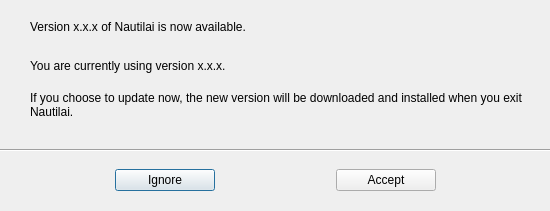
<?xml version="1.0" encoding="UTF-8"?>
<ui version="4.0">
 <class>AutoUpdate</class>
 <widget class="QDialog" name="AutoUpdate">
  <property name="geometry">
   <rect>
    <x>0</x>
    <y>0</y>
    <width>550</width>
    <height>211</height>
   </rect>
  </property>
  <property name="windowTitle">
   <string>Update Available</string>
  </property>
  <property name="modal">
   <bool>true</bool>
  </property>
  <widget class="QWidget" name="verticalLayoutWidget">
   <property name="geometry">
    <rect>
     <x>30</x>
     <y>10</y>
     <width>501</width>
     <height>111</height>
    </rect>
   </property>
   <layout class="QVBoxLayout" name="verticalLayout">
    <item>
     <widget class="QLabel" name="version">
      <property name="text">
       <string>Version x.x.x of Nautilai is now available.</string>
      </property>
     </widget>
    </item>
    <item>
     <widget class="QLabel" name="current">
      <property name="text">
       <string>You are currently using version x.x.x.</string>
      </property>
     </widget>
    </item>
    <item>
     <widget class="QLabel" name="label">
      <property name="text">
       <string>If you choose to update now, the new version will be downloaded and installed when you exit Nautilai.</string>
      </property>
      <property name="wordWrap">
       <bool>true</bool>
      </property>
     </widget>
    </item>
   </layout>
  </widget>
  <widget class="Line" name="line">
   <property name="geometry">
    <rect>
     <x>0</x>
     <y>140</y>
     <width>551</width>
     <height>21</height>
    </rect>
   </property>
   <property name="orientation">
    <enum>Qt::Horizontal</enum>
   </property>
  </widget>
  <widget class="QWidget" name="horizontalLayoutWidget">
   <property name="geometry">
    <rect>
     <x>0</x>
     <y>150</y>
     <width>551</width>
     <height>61</height>
    </rect>
   </property>
   <layout class="QHBoxLayout" name="horizontalLayout">
    <item>
     <spacer name="horizontalSpacer_2">
      <property name="orientation">
       <enum>Qt::Horizontal</enum>
      </property>
      <property name="sizeHint" stdset="0">
       <size>
        <width>40</width>
        <height>20</height>
       </size>
      </property>
     </spacer>
    </item>
    <item>
     <widget class="QPushButton" name="ignoreUpdate">
      <property name="minimumSize">
       <size>
        <width>100</width>
        <height>0</height>
       </size>
      </property>
      <property name="text">
       <string>Ignore</string>
      </property>
     </widget>
    </item>
    <item>
     <spacer name="horizontalSpacer">
      <property name="orientation">
       <enum>Qt::Horizontal</enum>
      </property>
      <property name="sizeHint" stdset="0">
       <size>
        <width>40</width>
        <height>20</height>
       </size>
      </property>
     </spacer>
    </item>
    <item>
     <widget class="QPushButton" name="acceptUpdate">
      <property name="minimumSize">
       <size>
        <width>100</width>
        <height>0</height>
       </size>
      </property>
      <property name="text">
       <string>Accept</string>
      </property>
     </widget>
    </item>
    <item>
     <spacer name="horizontalSpacer_3">
      <property name="orientation">
       <enum>Qt::Horizontal</enum>
      </property>
      <property name="sizeHint" stdset="0">
       <size>
        <width>40</width>
        <height>20</height>
       </size>
      </property>
     </spacer>
    </item>
   </layout>
  </widget>
 </widget>
 <resources/>
 <connections/>
</ui>
